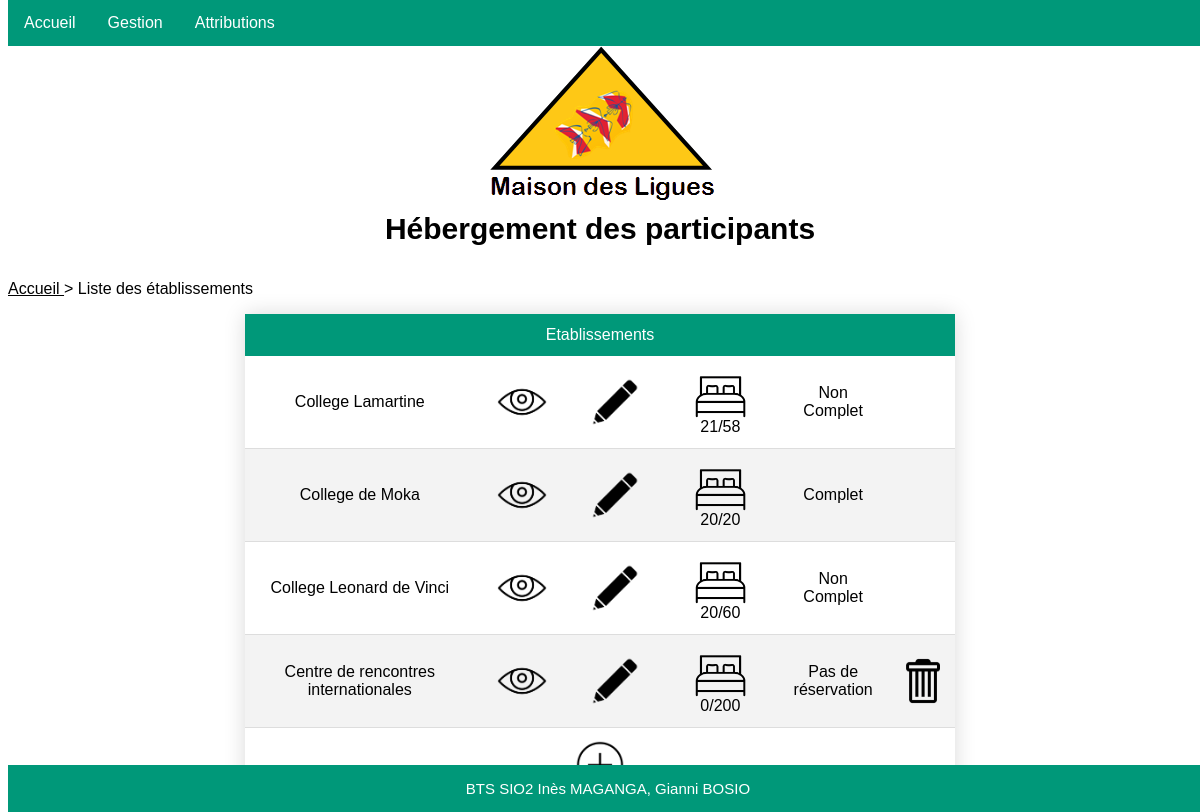
The app's page /listeEtablissements.php with its own data.
### tables this page shows
create table Etablissement 
(idEtab char(8) not null, 
nomEtab varchar(45) not null,
adresseRue varchar(45) not null, 
codePostal char(5) not null, 
ville varchar(35) not null,
tel varchar(13) not null,
adresseElectronique varchar(70),
type tinyint not null,
civiliteResponsable varchar(12) not null,
nomResponsable varchar(25) not null,
prenomResponsable varchar(25),
nombreChambresOffertes integer,
constraint pk_Etablissement primary key(idEtab));

### _gestionBase.inc.php (called while the page is built, shortened)
<?php
function obtenirReqEtablissements()
{
   $req="SELECT idEtab, nomEtab,nombreChambresOffertes FROM Etablissement ORDER BY idEtab";
   return $req;
}
function existeAttributionsEtab($connexion, $id)
{
   $req = "SELECT * From Attribution where idEtab='$id'";
   $rsAttrib1 = $connexion->query($req);
   $rsAttrib = $rsAttrib1->fetch();
   return $rsAttrib;
}
function obtenirNbOccup($connexion, $id)
{
   $req="SELECT IFNULL(sum(nombreChambres), 0) as totalChambresOccup from
        Attribution where idEtab='$id'";
   $rsOccup=$connexion->query($req);
   $lgOccup=$rsOccup->fetch();
   return $lgOccup["totalChambresOccup"];
}
?>

### listeEtablissements.php (the view, shortened to what this page needs)
<?php
include("_debut.inc.php");
include("_gestionBase.inc.php");
include ("_fin.inc.php");
$connexion=Connect();
echo "
<p> <a href=\"index.php\">Accueil </a> > Liste des établissements </p>
<table width='60%' cellspacing='0' cellpadding='0' align='center' class='styled-table'>
   <thead>
      <tr>
         <td colspan='6'>Etablissements</td>
      </tr>
   </thead>
   <tbody>";
   $req = obtenirReqEtablissements();
   $rsEtab = $connexion->query($req);
   $lgEtab = $rsEtab->fetchALL(PDO::FETCH_ASSOC);
   foreach ($lgEtab as $row)
   {
      $nom = $row['nomEtab'];
      $id = $row['idEtab'];
      $nbOffre=$row['nombreChambresOffertes'];
      echo "<tr>";
      echo "<td width='52%'>".$nom."</td>";
      echo "<td width='16%' align='center'> ";
      echo "<a href='detailEtablissement.php?idEtab=".$id."'>";
      echo "<img src='IMAGE/voir.png'weight='50' height='50'/> </a></td>";
      echo "<td width='16%' align='center'>";
      echo "<a href='modificationEtablissement.php?action=demanderModifEtab&amp;id=".$id."'>";
      echo "<img src='IMAGE/modifier.png'weight='50' height='50'/> </a></td>";
      $nbattrib = obtenirNbOccup($connexion,$id);
      echo "<td width='16%'> <img src='IMAGE/attributions.png'weight='50' height='50'/>".$nbattrib."/".$nbOffre."</td>";
      if ($nbOffre == $nbattrib)
      {
         echo "<td width='16%' align='center'>";
         echo "Complet";
         echo "</td>";
      }
      else if ($nbattrib != 0)
      {
         echo "<td width='16%' align='center'>";
         echo "Non Complet";
         echo "</td>";
      }
      else{
         echo "<td width='16%' align='center'>";
         echo "Pas de réservation";
         echo "</td>";
      }
      if (!existeAttributionsEtab($connexion, $id))
      {
         echo "<td width='16%' align='center'>";
         echo "<a href='suppressionEtablissement.php?action=demanderSupprEtab&amp;id=".$id."'>";
         echo "<img src='IMAGE/supprimer.png'weight='50' height='50'/> </a></td>";
      }
      else
      {
         echo "<td width='16%'>&nbsp; </td>";
      }
   }
   echo "</tr>";
   echo "<tr>";
   echo "<td colspan='6'><a href='creationEtablissement.php?action=demanderCreEtab'><img src='IMAGE/creation.png'weight='50' height='50'/></a ></td>";
      echo "</tr>";
      echo "</tbody>";
   echo "</table>";
?>

### cssGeneral.css (style rules this page uses)
a { color: #000000; }
.styled-table { border-collapse: collapse; font-family: Arial, Helvetica, sans-serif; box-shadow: 0 0 20px rgba(0, 0, 0, 0.15); }
.styled-table thead tr { background-color:#009879; color: #ffffff; text-align: center; }
.styled-table td { padding: 12px 15px; text-align: center; }
.styled-table tbody tr { border-bottom: 1px solid #dddddd; }
.styled-table tbody tr:nth-of-type(even) { background-color: #f3f3f3; }
.styled-table tbody tr:last-of-type { border-bottom: 2px solid #009879; }

### records on screen
etablissement: nomEtab "College Lamartine", nbattrib "21", nombreChambresOffertes "58", shows "Non Complet"
etablissement: nomEtab "College de Moka", nbattrib "20", nombreChambresOffertes "20", shows "Complet"
etablissement: nomEtab "College Leonard de Vinci", nbattrib "20", nombreChambresOffertes "60", shows "Non Complet"
etablissement: nomEtab "Centre de rencontres internationales", nbattrib "0", nombreChambresOffertes "200", shows "Pas de réservation"
